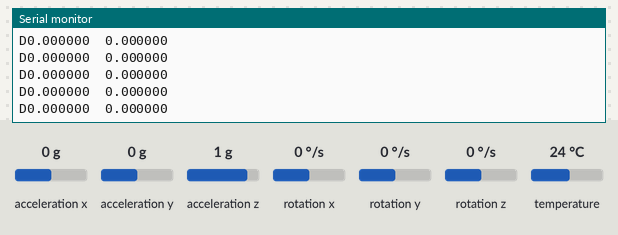
A sketch run on a simulated Arduino Uno, built with avr-gcc and run on an emulated ATmega328P. Parts: the last lines printed to the serial monitor. The test bench sets the inputs (shaded band); at power-on: acceleration x 0 g, acceleration y 0 g, acceleration z 1 g, rotation x 0 °/s, rotation y 0 °/s, rotation z 0 °/s, temperature 24 °C.

Above: at 1.3 s.
1.4 s: acceleration x set to -1.4 g
At 1.41 s:
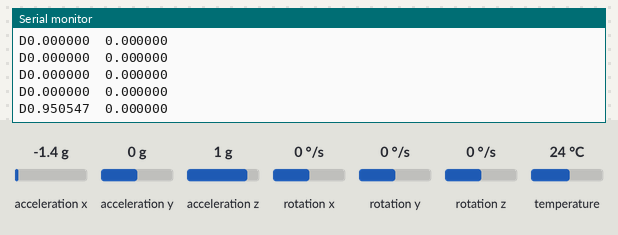
2.9 s: acceleration y set to -1.4 g
At 2.93 s:
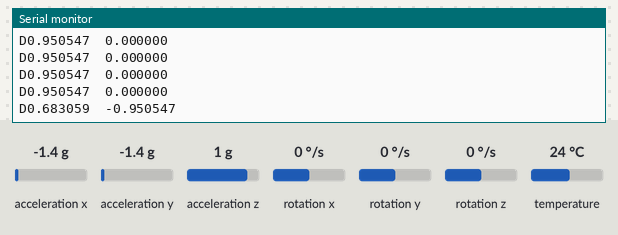
5.9 s: acceleration z set to -1.4 g
At 5.91 s:
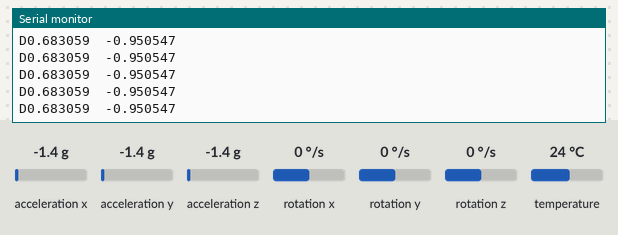
Timing chart, 0 to 8.9 s (numbered marks = the images above; inputs shaded):
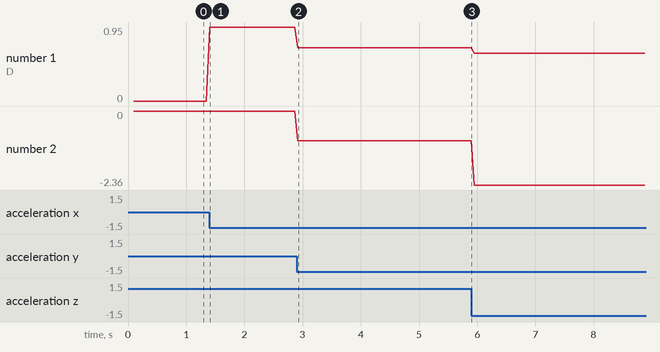

Measured:
- after the input at 1.4 s, the serial monitor: prints a new line at once (image 1)
- after the input at 2.9 s, the serial monitor: prints a new line at once (image 2)
- plotted number 1: 0 → 0.95 after the input at 1.4 s, 0.95 → 0.68 after the input at 2.9 s, 0.68 → 0.62 after the input at 5.9 s
- plotted number 2: 0 → -0.95 after the input at 2.9 s, -0.95 → -2.36 after the input at 5.9 s

The sketch:

papete.ino
```cpp
/*
  Esse script deve ser colocado na papete. O circuito que ele espera é o descrito a seguir,
  para dois tipos de arduino diferentes:

  MPU6050  NodeMCU      Description
  ======= ==========    ====================================================
  VCC     VU (3.3V)     Power
  GND     G             Ground
  SCL     D1 (GPIO05)   I2C clock
  SDA     D2 (GPIO04)   I2C data
  XDA     not connected
  XCL     not connected
  AD0     not connected
  INT     not connected


  MPU6050  UNO          Description
  ======= ==========    ====================================================
  VCC     VU (5V)       Power
  GND     G             Ground
  SCL     A5            I2C clock
  SDA     A4            I2C data
  XDA     not connected
  XCL     not connected
  AD0     not connected
  INT     not connected
*/

#include <Adafruit_MPU6050.h>
#include <Adafruit_Sensor.h>
#include <Wire.h>

char lado = 'D';

Adafruit_MPU6050 mpu;
//acelerometro, giroscopio e termometro
sensors_event_t a, g, temp;

void setup() {
  Serial.begin(9600);

  //tenta iniciar
  if (!mpu.begin()) {
    Serial.println("Falha ao localizar MPU6050");
    while (1) {
      delay(10);
    }
  }


  /*
  configurações do MPU, copiado de:
  https://wiki.dfrobot.com/How_to_Use_a_Three-Axis_Accelerometer_for_Tilt_Sensing
  */
  mpu.setAccelerometerRange(MPU6050_RANGE_8_G);
  mpu.setGyroRange(MPU6050_RANGE_500_DEG);
  mpu.setFilterBandwidth(MPU6050_BAND_21_HZ);

  //da um tempinho para iniciar
  delay(100);
}

double pitch, roll;
void loop() {
  //obtem leitura do sensor
  mpu.getEvent(&a, &g, &temp);

  //obtem os angulos em rad
  pitch = atan2((- a.acceleration.x) , sqrt(a.acceleration.y * a.acceleration.y + a.acceleration.z * a.acceleration.z));
  roll = atan2(a.acceleration.y , a.acceleration.z);

  //imprime valores
  Serial.print(lado);
  Serial.print(pitch,6);
  Serial.print("\t");
  Serial.println(roll,6);
  delay(50);
}
```
